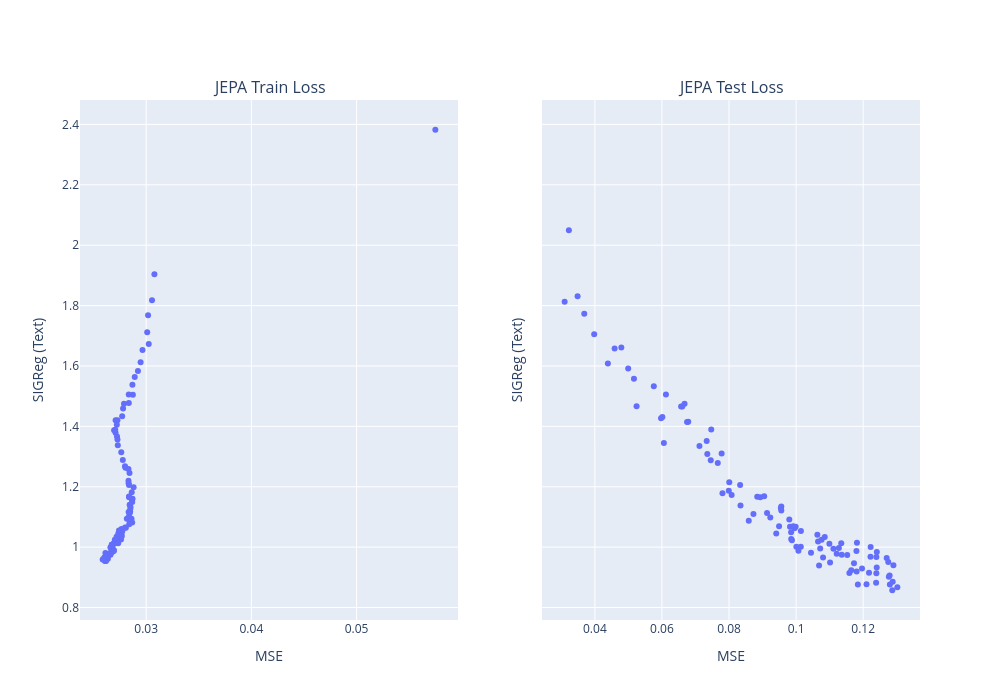

The code cell stored with this chart in its notebook:
### Markdown cell above
Specifically focusing on the InfoNCE above, we'd expect the validation loss to steadily decrease. Instead, it steadily _increases_ after a sharp decrease contrasting with the convergence of the train InfoNCE. This leads me to believe that the model is overfitting, and given these experiments were ran using a 10mm parameter model, it's likely the case that CC3M's small size is the bottleneck here.

### Code cell
jepa_train_loss = model_train_losses["vit_tiny_bert_tiny_jepa_frozen"].pivot_table(
    index="epoch", columns="loss_type", values="loss",
)

jepa_val_loss = model_val_losses["vit_tiny_bert_tiny_jepa_frozen"].pivot_table(
    index="epoch", columns="loss_type", values="loss",
)

scatter_titles = ["JEPA Train Loss", "JEPA Test Loss"]
scatters = []

scatters = [
    px.scatter(
        jepa_train_loss,
        x="train_loss_mse",
        y="train_loss_reg_text",
        labels={
            "train_loss_mse": "MSE",
            "train_loss_reg_text": "SIGReg (Text)",
        },
    ),
    px.scatter(
        jepa_loss,
        x="val_loss_mse",
        y="val_loss_reg_text",
        labels={
            "val_loss_mse": "MSE",
            "val_loss_reg_text": "SIGReg (Text)",
        },
    ),
]

scatter_subplots = subplots.make_subplots(
    1, 2, subplot_titles=scatter_titles, shared_yaxes=True
)

for i, plot in enumerate(scatters):
    for trace in plot.data:
        scatter_subplots.add_trace(
            trace, row=1, col=i + 1
        )

scatter_subplots.update_layout(width=1000, height=700)
scatter_subplots.update_xaxes(title_text="MSE")
scatter_subplots.update_yaxes(title_text="SIGReg (Text)")
scatter_subplots.show()

### Figure 1 — Plotly figure (JSON) as saved in the notebook; plotly's stock layout.template omitted (floating-point values rounded to 4 significant figures)
{"data": [{"hovertemplate": "MSE=%{x}<br>SIGReg (Text)=%{y}<extra></extra>", "legendgroup": "", "marker": {"color": "#636efa", "symbol": "circle"}, "mode": "markers", "name": "", "orientation": "v", "showlegend": false, "type": "scatter", "x": [0.05749, 0.03078, 0.03055, 0.03018, 0.0301, 0.03024, 0.02965, 0.02947, 0.02921, 0.02891, 0.02869, 0.02873, 0.02834, 0.02835, 0.02789, 0.0278, 0.02771, 0.02727, 0.02709, 0.02721, 0.02709, 0.02695, 0.02706, 0.02723, 0.02727, 0.0273, 0.02763, 0.02778, 0.02798, 0.02803, 0.02831, 0.02842, 0.02832, 0.02833, 0.02836, 0.02862, 0.0288, 0.0287, 0.02837, 0.02836, 0.02865, 0.02867, 0.02842, 0.02851, 0.02849, 0.02848, 0.02833, 0.02842, 0.0286, 0.02834, 0.02842, 0.02816, 0.02848, 0.02867, 0.02846, 0.02838, 0.02799, 0.02807, 0.0277, 0.02765, 0.02773, 0.02741, 0.02765, 0.02735, 0.02769, 0.02761, 0.0272, 0.02714, 0.02719, 0.02702, 0.02733, 0.02696, 0.02695, 0.02694, 0.02677, 0.02674, 0.02672, 0.02687, 0.0266, 0.02674, 0.02693, 0.02674, 0.02692, 0.0266, 0.02657, 0.0266, 0.02612, 0.02637, 0.02636, 0.02621, 0.02614, 0.02619, 0.02618, 0.02614, 0.02619, 0.02618, 0.02619, 0.02601, 0.02608, 0.02586], "xaxis": "x", "y": [2.382, 1.904, 1.818, 1.768, 1.712, 1.673, 1.653, 1.612, 1.583, 1.563, 1.538, 1.505, 1.505, 1.478, 1.475, 1.459, 1.434, 1.42, 1.42, 1.405, 1.379, 1.387, 1.389, 1.366, 1.356, 1.338, 1.314, 1.289, 1.268, 1.263, 1.259, 1.245, 1.22, 1.211, 1.205, 1.182, 1.198, 1.16, 1.165, 1.167, 1.156, 1.149, 1.14, 1.133, 1.126, 1.117, 1.117, 1.112, 1.094, 1.099, 1.095, 1.094, 1.087, 1.082, 1.085, 1.076, 1.065, 1.064, 1.056, 1.06, 1.053, 1.055, 1.046, 1.046, 1.037, 1.025, 1.026, 1.024, 1.035, 1.024, 1.013, 1.013, 1.011, 1.013, 1.003, 1.008, 1.008, 0.9913, 0.9986, 0.9884, 0.9897, 0.9828, 0.9873, 0.9815, 0.976, 0.9747, 0.9802, 0.9703, 0.9616, 0.9669, 0.9612, 0.9583, 0.9596, 0.9544, 0.955, 0.969, 0.9578, 0.9653, 0.9536, 0.9593], "yaxis": "y"}, {"hovertemplate": "MSE=%{x}<br>SIGReg (Text)=%{y}<extra></extra>", "legendgroup": "", "marker": {"color": "#636efa", "symbol": "circle"}, "mode": "markers", "name": "", "orientation": "v", "showlegend": false, "type": "scatter", "x": [0.03225, 0.03099, 0.03684, 0.03485, 0.0398, 0.04388, 0.04588, 0.04789, 0.04994, 0.05165, 0.05244, 0.05757, 0.05973, 0.06058, 0.06013, 0.06572, 0.06119, 0.06607, 0.06674, 0.06748, 0.06784, 0.07118, 0.0747, 0.07334, 0.07352, 0.07455, 0.07779, 0.07665, 0.07804, 0.08078, 0.07993, 0.08007, 0.08331, 0.08342, 0.08728, 0.08588, 0.08841, 0.08933, 0.09049, 0.09134, 0.0923, 0.09492, 0.09797, 0.09818, 0.09407, 0.09559, 0.09559, 0.09544, 0.09851, 0.09954, 0.09911, 0.1001, 0.09854, 0.09876, 0.1014, 0.09987, 0.1044, 0.1007, 0.1068, 0.1063, 0.1065, 0.1014, 0.1072, 0.1076, 0.1111, 0.108, 0.1121, 0.1099, 0.1101, 0.1085, 0.1136, 0.1152, 0.1135, 0.118, 0.1127, 0.1173, 0.1159, 0.118, 0.1184, 0.1181, 0.1164, 0.1197, 0.121, 0.1222, 0.1239, 0.1239, 0.1217, 0.1222, 0.127, 0.1279, 0.129, 0.124, 0.128, 0.1302, 0.1239, 0.1277, 0.1287, 0.1241, 0.1288, 0.1275], "xaxis": "x2", "y": [2.05, 1.813, 1.773, 1.831, 1.705, 1.608, 1.658, 1.661, 1.592, 1.558, 1.467, 1.533, 1.427, 1.345, 1.431, 1.466, 1.506, 1.465, 1.475, 1.415, 1.415, 1.335, 1.389, 1.352, 1.309, 1.287, 1.31, 1.279, 1.178, 1.173, 1.187, 1.215, 1.206, 1.138, 1.11, 1.087, 1.167, 1.165, 1.168, 1.113, 1.098, 1.069, 1.091, 1.068, 1.045, 1.122, 1.135, 1.129, 1.049, 1.063, 1.069, 1.002, 1.027, 1.022, 1.001, 1.068, 0.981, 0.9879, 0.9389, 1.041, 1.019, 1.053, 0.9957, 1.025, 0.9945, 0.9656, 0.9784, 1.012, 0.9493, 1.033, 0.9751, 0.9741, 1.013, 0.9191, 0.9973, 0.9468, 0.9141, 0.9871, 0.8762, 1.015, 0.9235, 0.9296, 0.8767, 0.9681, 0.8818, 0.9135, 0.9154, 1.0, 0.9636, 0.9063, 0.9401, 0.9326, 0.8765, 0.8668, 0.9669, 0.9021, 0.8572, 0.9838, 0.8855, 0.9505], "yaxis": "y2"}], "layout": {"annotations": [{"font": {"size": 16}, "showarrow": false, "text": "JEPA Train Loss", "x": 0.225, "xanchor": "center", "xref": "paper", "y": 1, "yanchor": "bottom", "yref": "paper"}, {"font": {"size": 16}, "showarrow": false, "text": "JEPA Test Loss", "x": 0.775, "xanchor": "center", "xref": "paper", "y": 1, "yanchor": "bottom", "yref": "paper"}], "height": 700, "width": 1000, "xaxis": {"anchor": "y", "domain": [0, 0.45], "title": {"text": "MSE"}}, "xaxis2": {"anchor": "y2", "domain": [0.55, 1], "title": {"text": "MSE"}}, "yaxis": {"anchor": "x", "domain": [0, 1], "title": {"text": "SIGReg (Text)"}}, "yaxis2": {"anchor": "x2", "domain": [0, 1], "matches": "y", "showticklabels": false, "title": {"text": "SIGReg (Text)"}}}}
